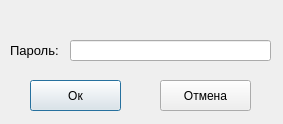
<?xml version="1.0" encoding="UTF-8"?>
<ui version="4.0">
 <class>Dialog</class>
 <widget class="QDialog" name="Dialog">
  <property name="geometry">
   <rect>
    <x>0</x>
    <y>0</y>
    <width>283</width>
    <height>124</height>
   </rect>
  </property>
  <property name="windowTitle">
   <string>Добавление замены</string>
  </property>
  <widget class="QLineEdit" name="password">
   <property name="geometry">
    <rect>
     <x>70</x>
     <y>40</y>
     <width>201</width>
     <height>21</height>
    </rect>
   </property>
  </widget>
  <widget class="QLabel" name="label">
   <property name="geometry">
    <rect>
     <x>10</x>
     <y>40</y>
     <width>71</width>
     <height>21</height>
    </rect>
   </property>
   <property name="font">
    <font>
     <pointsize>10</pointsize>
    </font>
   </property>
   <property name="text">
    <string>Пароль:</string>
   </property>
  </widget>
  <widget class="QPushButton" name="ok_button">
   <property name="geometry">
    <rect>
     <x>30</x>
     <y>80</y>
     <width>91</width>
     <height>31</height>
    </rect>
   </property>
   <property name="text">
    <string>Ок</string>
   </property>
  </widget>
  <widget class="QPushButton" name="cancel_button">
   <property name="geometry">
    <rect>
     <x>160</x>
     <y>80</y>
     <width>91</width>
     <height>31</height>
    </rect>
   </property>
   <property name="text">
    <string>Отмена</string>
   </property>
  </widget>
  <widget class="QLabel" name="label_2">
   <property name="geometry">
    <rect>
     <x>30</x>
     <y>0</y>
     <width>221</width>
     <height>31</height>
    </rect>
   </property>
   <property name="text">
    <string/>
   </property>
  </widget>
 </widget>
 <resources/>
 <connections/>
</ui>
